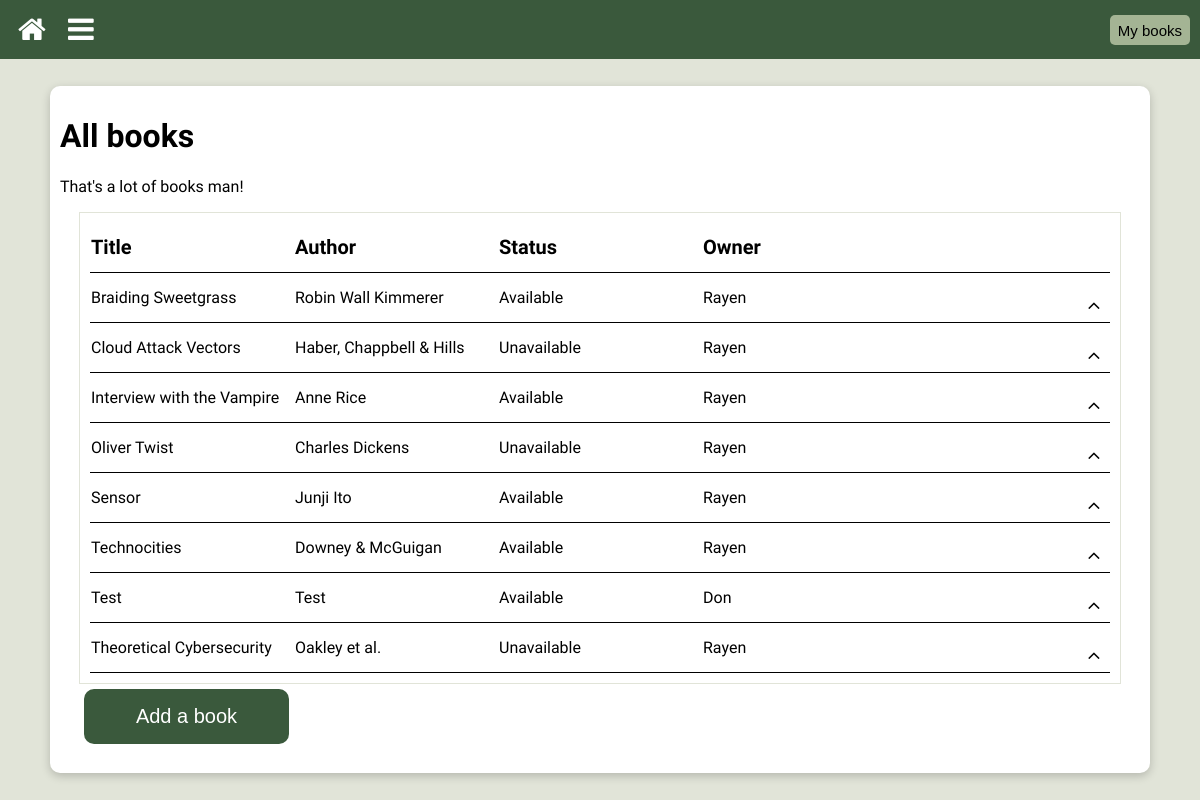
Screenshot of /all (signed in) with the database file from the repository.
### library/models.py (models this page shows, shortened)
class Book(models.Model):
    STATUS_CHOICES = {
        "Y" : "Available",
        "O" : "On Loan",
        "R" : "Reserved",
        "U" : "Unavailable",
    }
    PERSON_CHOICES = {
        "R" : "Rayen",
        "D" : "Don",
        "C" : "Charlie",
        "S" : "Sam",
        "H" : "Honey",
        "A" : "Ash",
        "O" : "Soph",
        "N" : "None",
    }
    title = models.CharField(max_length=200, blank=True)
    author = models.CharField(max_length=200, blank=True)
    booktype = models.ForeignKey(BookType, on_delete=models.CASCADE, related_name='books')
    genre = models.ForeignKey(Genre, on_delete=models.CASCADE, related_name='books')
    owner = models.CharField(max_length=1, choices=PERSON_CHOICES, default="N")
    blurb = models.CharField(max_length=1000, blank=True, default='')
    tags = TaggableManager()
    status = models.CharField(max_length=1, choices=STATUS_CHOICES, default="Available")
    borrower = models.CharField(max_length=1, choices=PERSON_CHOICES, default="N")
    class Meta:
        ordering = ['title']

### library/views.py (the view)
# urls.py: path("<slug:booktype>", views.list),
@login_required(login_url="/login/")
def list(request, booktype="all", genre=None):
    template = loader.get_template('list.html')
    list_context = get_list_context(booktype, genre)
    context = header_context | list_context
    return HttpResponse(template.render(context, request))

### library/contexts.py (called while the page is built, shortened)
def get_list_context(booktype_url, genre_url):
    context = list_context_base[booktype_url]
    if booktype_url == "all":
        context['list'] = Book.objects.all()
    return context

### library/models.py (called while the page is built)
    @property
    def url(self):
        return f'{self.booktype}'.lower()

    def __str__(self):
        return f'{self.booktype}'

    @property
    def url(self):
        return f'{self.genre}'.lower()

### templates/list.html (shortened to what this page needs)
{% extends "base.html" %}
{% load static %}
{% block container %}list{% endblock %}
{% block content %}
    <div class="main">
        <div class="text-container">
            <h1>{{ title }}</h1>
            <p>{{ intro }}</p>
            <div class="list-container">
            <table class="list-table">
                <tr class="header-row">
                    <th>Title</th>
                    <th>Author</th>
                    <th>Status</th>
                    <th>Owner</th>
                    <th></th>
                </tr>
                {% if list %}
                    {% for item in list %}
                        <tr id="row_{{ item.id }}" class="collapsed-row">
                            <td>{{ item.title }}</td>
                            <td>{{ item.author }}</td>
                            {% if item.booktype.booktype == "Series" %}
                                <td>-</td>
                            {% else %}
                                <td>{{ item.get_status_display }}</td>
                            {% endif %}
                            <td>{{ item.get_owner_display }}</td>
                            <td>
                                <button class="iconbtn iconbtn-small action" expanded="false" id="{{ item.id }}" onclick="toggle(this.id)"><i class="fa black fa-angle-up" id="icon_{{ item.id }}"></i></button>
                            </td>
                        </tr>
                    {% endfor %}
                {% else %}
                   <tr>
                     <td class="list-no-items">No items have been added for this section yet :(</td>
                   </tr>
                {% endif %}
        </table>
        </div>
        <button class="text-button text-large add-book" onclick="window.location.href='/book';">Add a book</button>
        </div>
    </div>
{% endblock %}

### static/css/base.css (style rules this page uses)
body { margin: 0; height: 100vh; }
.add-book { position: fixed; bottom: 7%; left: 7%; }

### static/css/list.css (style rules this page uses)
.action { float: right; }
.list-container { position: absolute; max-height: 60%; overflow-x: hidden; overflow-y: scroll; display:block; border: 1px solid var(--main-grey); left: 0; right: 0; margin: 0 auto; padding: 10px; width: 85%; }
.list-table { width: 100%; white-space: nowrap; table-layout: fixed; border-collapse: collapse; }
.list-table tr { height: 50px; }
.list-table th { font-weight: bold; font-size: 20px; }
.list-table th, .list-table td { padding-bottom: 2px; overflow: hidden; text-overflow: ellipsis; border-collapse: collapse; text-align: left; }
.header-row, .collapsed-row { border:0; border-bottom: 1px solid black; background-color: transparent; }

### static/css/assets/assets.css (style rules this page uses)
:root { --main-green: #3A593C; --secondary-green: #A4B494; --main-grey: #E1E4D8; --accent-blue: #6C91C2; --accent-red: #BF8B85; }
.main { grid-area: main; background-color: var(--main-grey); min-height: 100%; display: flex; align-items: center; justify-content: center; }
.text-container { border-radius: 10px; background-color: white; color: black; width: 90%; min-height: 90%; max-height: 90%; padding: 10px; box-shadow: 0 3px 10px rgb(0 0 0 / 0.2); font-family: 'Recursive', sans-serif; }

### static/css/assets/buttons.css (style rules this page uses)
.text-button { border-color: transparent; background-color: var(--main-green); color:white; }
.text-large { border-radius: 10px; width: 205px; height: 55px; font-size: 20px; }
.iconbtn { float:left; -ms-transform: translateY(25%); transform: translateY(25%); margin-left: 10px; border-radius: 10px; background-color: transparent; border-color: transparent; }
.iconbtn-small { width: 30px; height: 30px; font-size: 20px; }
.black { color: black; }

### rows the page displays
Book: title "Braiding Sweetgrass", author "Robin Wall Kimmerer", status "Available", owner "Rayen"
Book: title "Cloud Attack Vectors", author "Haber, Chappbell & Hills", status "Unavailable", owner "Rayen"
Book: title "Interview with the Vampire", author "Anne Rice", status "Available", owner "Rayen"
Book: title "Oliver Twist", author "Charles Dickens", status "Unavailable", owner "Rayen"
Book: title "Sensor", author "Junji Ito", status "Available", owner "Rayen"
Book: title "Technocities", author "Downey & McGuigan", status "Available", owner "Rayen"
Book: title "Test", author "Test", status "Available", owner "Don"
Book: title "Theoretical Cybersecurity", author "Oakley et al.", status "Unavailable", owner "Rayen"

### other values shown
{{ title }} "All books"
{{ intro }} "That's a lot of books man!"
